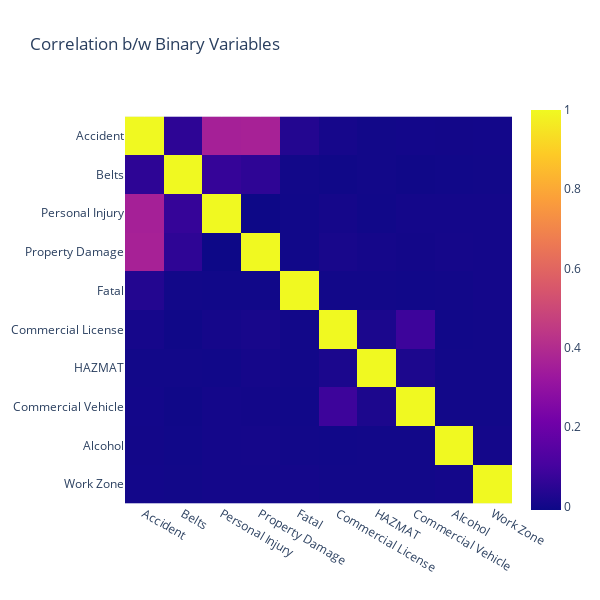

This figure's notebook cell:
### Code cell
# X
import plotly.express as px
fig = px.imshow(df.iloc[:,8:18].corr(),height=600,width=600,title="Correlation b/w Binary Variables")
fig.show()

### Figure 1 — Plotly figure (JSON) as saved in the notebook; plotly's stock layout.template omitted (floating-point values rounded to 4 significant figures)
{"data": [{"coloraxis": "coloraxis", "hovertemplate": "x: %{x}<br>y: %{y}<br>color: %{z}<extra></extra>", "name": "0", "type": "heatmap", "x": ["Accident", "Belts", "Personal Injury", "Property Damage", "Fatal", "Commercial License", "HAZMAT", "Commercial Vehicle", "Alcohol", "Work Zone"], "xaxis": "x", "y": ["Accident", "Belts", "Personal Injury", "Property Damage", "Fatal", "Commercial License", "HAZMAT", "Commercial Vehicle", "Alcohol", "Work Zone"], "yaxis": "y", "z": [[1, 0.05453, 0.359, 0.3637, 0.03472, 0.009035, 0.0007851, 0.003378, 0.002366, 0.00334], [0.05453, 1, 0.06976, 0.05534, 0.001004, -0.002594, 0.001211, -0.003737, -0.0009154, 0.0001883], [0.359, 0.06976, 1, -0.009302, -0.0014, 0.005793, -0.0006556, 0.005202, 0.004367, 0.005437], [0.3637, 0.05534, -0.009302, 1, -0.001723, 0.01157, 0.005611, 0.002232, 0.00644, 0.005324], [0.03472, 0.001004, -0.0014, -0.001723, 1, 0.00143, -0.0001202, -0.0007364, -0.0002911, 0.004202], [0.009035, -0.002594, 0.005793, 0.01157, 0.00143, 1, 0.01745, 0.08553, -0.0005807, 0.001145], [0.0007851, 0.001211, -0.0006556, 0.005611, -0.0001202, 0.01745, 1, 0.01948, -0.0001363, -9.086e-05], [0.003378, -0.003737, 0.005202, 0.002232, -0.0007364, 0.08553, 0.01948, 1, 0.0001886, 0.0009787], [0.002366, -0.0009154, 0.004367, 0.00644, -0.0002911, -0.0005807, -0.0001363, 0.0001886, 1, 0.003657], [0.00334, 0.0001883, 0.005437, 0.005324, 0.004202, 0.001145, -9.086e-05, 0.0009787, 0.003657, 1]]}], "layout": {"coloraxis": {"colorscale": [[0, "#0d0887"], [0.1111, "#46039f"], [0.2222, "#7201a8"], [0.3333, "#9c179e"], [0.4444, "#bd3786"], [0.5556, "#d8576b"], [0.6667, "#ed7953"], [0.7778, "#fb9f3a"], [0.8889, "#fdca26"], [1, "#f0f921"]]}, "height": 600, "title": {"text": "Correlation b/w Binary Variables"}, "width": 600, "xaxis": {"anchor": "y", "constrain": "domain", "domain": [0, 1], "scaleanchor": "y"}, "yaxis": {"anchor": "x", "autorange": "reversed", "constrain": "domain", "domain": [0, 1]}}}
